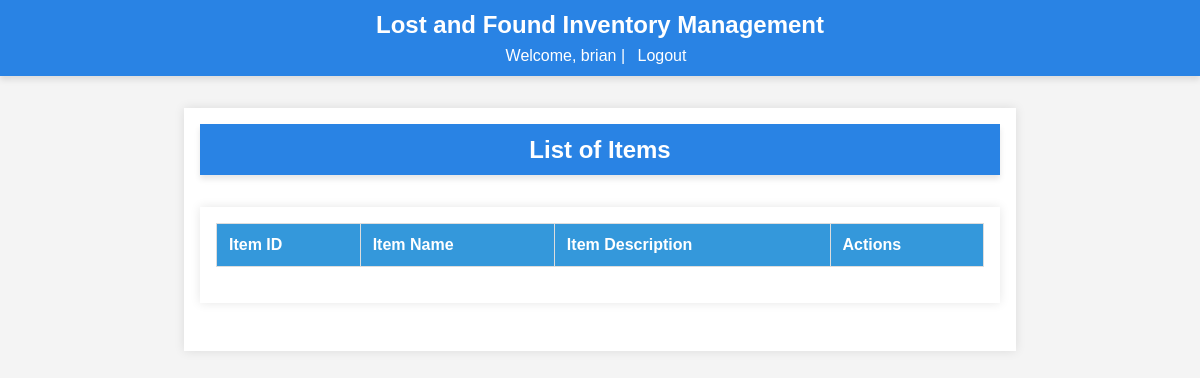
The app's page /admin/list_items (signed in), older data.
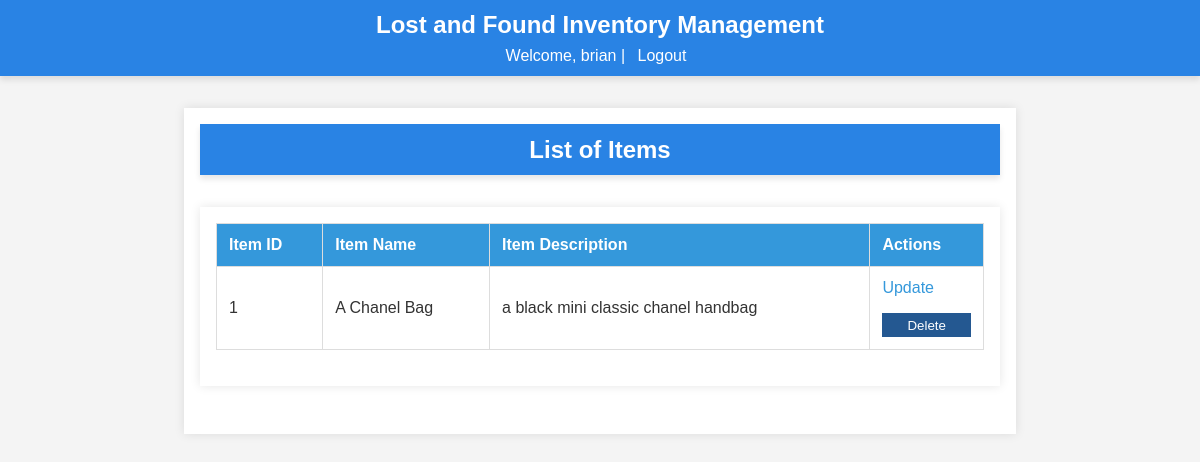
The same page, newer data.
### app/models/user.py (models this page shows, shortened)
class User(db.Model, UserMixin):
    id = db.Column(db.Integer, primary_key=True)
    username = db.Column(db.String(150), unique=True, nullable=False)
    email = db.Column(db.String(150), unique=True, nullable=False)
    password_hash = db.Column(db.String(150), nullable=False)
    role = db.Column(db.String(50), nullable=False, default='user')  # 'user' or 'admin'
    lost_reports = db.relationship('LostReport', back_populates='user', lazy=True)
    found_reports = db.relationship('FoundReport', back_populates='user', lazy=True)
    claims = db.relationship('Claim', back_populates='claim_user', lazy=True)
    rewards_received = db.relationship('Reward', foreign_keys='Reward.receiver_id', back_populates='receiver', lazy=True)
    rewards_paid = db.relationship('Reward', foreign_keys='Reward.payer_id', back_populates='payer', lazy=True)
    reset_tokens = db.relationship('PasswordResetToken', back_populates='user', lazy=True)
    comments = db.relationship('Comment', back_populates='user')
    @property
    def password(self):
        raise AttributeError('password is not a readable attribute')

### app/models/item.py (models this page shows)
class Item(db.Model):
    id = db.Column(db.Integer, primary_key=True)
    name = db.Column(db.String(150), nullable=False, unique=True)
    description = db.Column(db.Text, nullable=True)
    image_url = db.Column(db.String(250), nullable=True)
    lost_reports = db.relationship('LostReport', back_populates='item', lazy=True)
    found_reports = db.relationship('FoundReport', back_populates='item', lazy=True)
    comments = db.relationship('Comment', back_populates='item')

### app/routes/admin.py (the view)
@bp.route('/list_items', methods=['GET'])
@login_required
@admin_required
def list_items():
    try:
        items = Item.query.all()
        return render_template('list_items.html', items=items)
    except Exception as e:
        flash(f'Error: {str(e)}', 'error')
        return redirect(url_for('admin.dashboard'))

### app/__init__.py (called while the page is built)
def create_app():
    app = Flask(__name__)
    load_dotenv()
    app.config['SECRET_KEY'] = os.environ.get('FLASK_SECRET_KEY', secrets.token_hex(16))
    app.config.from_object('config.Config')
    app.config.from_pyfile('config.py', silent=True)
    register_extensions(app)
    register_blueprints(app)
    configure_cors(app)
    @app.before_request
    def method_override():
        if request.method == 'POST':
            method = request.form.get('_method')
            if method:
                method = method.upper()
                if method in ['PUT', 'DELETE']:
                    request.environ['REQUEST_METHOD'] = method
    return app

def register_extensions(app):
    db.init_app(app)
    migrate.init_app(app, db)
    bcrypt.init_app(app)
    login_manager.init_app(app)
    mail.init_app(app)
    @login_manager.user_loader
    def load_user(user_id):
        return user.User.query.get(int(user_id))

### app/templates/list_items.html (shortened to what this page needs)
{% extends "base.html" %}
{% block content %}
<header>
    <h1>List of Items</h1>
</header>
<main>
    <table>
        <thead>
            <tr>
                <th>Item ID</th>
                <th>Item Name</th>
                <th>Item Description</th>
                <th>Actions</th>
            </tr>
        </thead>
        <tbody>
            {% for item in items %}
            <tr>
                <td>{{ item.id }}</td>
                <td>{{ item.name }}</td>
                <td>{{ item.description }}</td>
                <td>
                    <a href="{{ url_for('admin.update_item', item_id=item.id) }}">Update</a>
                    <form action="{{ url_for('admin.delete_item', item_id=item.id) }}" method="post">
                        <button type="submit">Delete</button>
                    </form>
                </td>
            </tr>
            {% endfor %}
        </tbody>
    </table>
</main>
{% endblock %}

### app/templates/base.html (shortened to what this page needs)
<!DOCTYPE html>
<html lang="en">
<head>
    <link rel="stylesheet" href="{{ url_for('static', filename='styles.css') }}">
</head>
<body>
    <header>
        <h2>Lost and Found Inventory Management</h2>
        {% if current_user.is_authenticated %}
            <p>Welcome, {{ current_user.username }} | <a href="{{ url_for('auth.logout') }}">Logout</a></p>
        {% else %}
            <p>
                <a href="{{ url_for('auth.login') }}">Login</a> |
                <a href="{{ url_for('auth.register') }}">Sign Up</a>
            </p>
        {% endif %}
    </header>
    <main>
        {% block content %}{% endblock %}
    </main>
</body>
</html>

### app/static/styles.css (style rules this page uses)
body { font-family: 'Roboto', sans-serif; margin: 0; padding: 0; background-color: #f9f9f9; color: #333; }
header { background-color: #2c3e50; color: #ecf0f1; padding: 20px 0; box-shadow: 0 4px 6px rgba(0, 0, 0, 0.1); }
header h1 { margin: 0; text-align: center; font-size: 1.5rem; }
main { padding: 40px; max-width: 1200px; margin: 0 auto; }
table { width: 100%; border-collapse: collapse; margin-bottom: 20px; }
table th, table td { padding: 12px; border: 1px solid #ddd; text-align: left; }
table th { background-color: #3498db; color: #fff; }
table td a { color: #3498db; text-decoration: none; }

### app/templates/base.html (style rules this page uses)
body { font-family: Arial, sans-serif; background-color: #f4f4f4; margin: 0; padding: 0; }
header { background-color: #2983e4; color: white; padding: 0.7rem; text-align: center; }
header h2 { margin: 0; }
header p { margin: 0.5rem 0 0; }
header a { color: white; text-decoration: none; margin: 0 0.5rem; }
main { max-width: 800px; margin: 2rem auto; padding: 1rem; background-color: white; box-shadow: 0 0 10px rgba(0, 0, 0, 0.1); }
form { display: flex; flex-direction: column; }
form button { margin-top: 1rem; padding: 0.3rem; background-color: #245891; color: white; border: none; cursor: pointer; }

Row changes from the older to the newer data that the page shows:
added Item: id "1", name "A Chanel Bag", description "a black mini classic chanel handbag"
